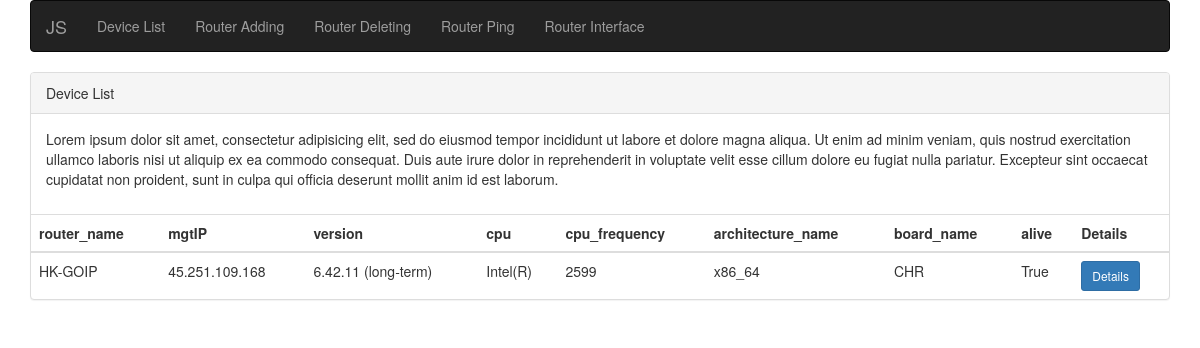
/app_sdwan/devicelist/, run on an earlier commit of the app's database.
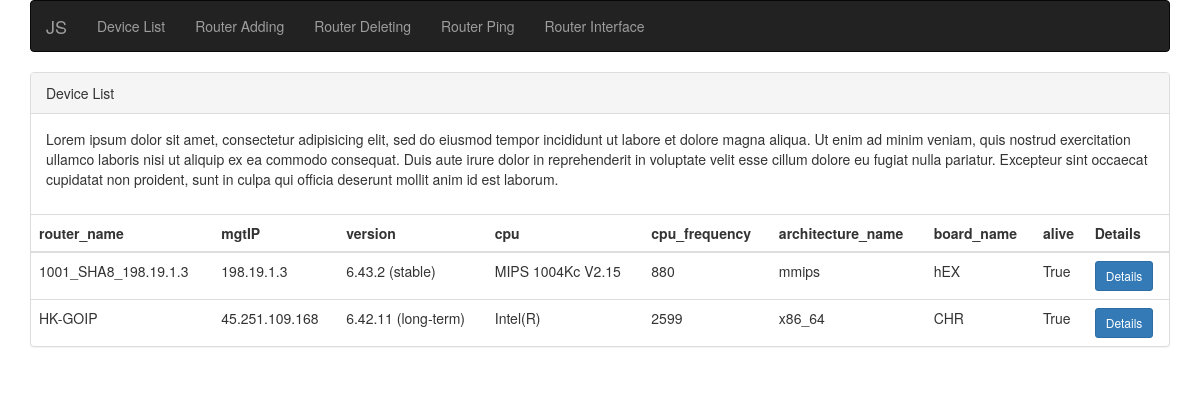
And on a later commit of the database.
### app_sdwan/models.py (models this page shows, shortened)
class ClassModel_Router_Basicinfo(models.Model):
    router_name = models.CharField(max_length = 60,unique=True)
    mgtIP = models.CharField(max_length = 60)
    version = models.CharField(max_length = 60)
    cpu = models.CharField(max_length = 60)
    cpu_frequency = models.CharField(max_length = 60)
    architecture_name = models.CharField(max_length = 60)
    board_name = models.CharField(max_length = 60)
    alive = models.CharField(max_length = 60)

### app_sdwan/views.py (the view)
def devicelist(request):
    devicelist = ClassModel_Router_Basicinfo.objects.order_by('router_name')
    devicelist_dict = {'device_status':devicelist}
    return render(request,'app_sdwan/devicelist.html',devicelist_dict)

### templates/app_sdwan/devicelist.html
<!DOCTYPE html>
{% extends "app_sdwan/base.html" %}
    {% block body_block%}
    <div class="panel panel-default" >
      <div class="panel-heading">Device List</div>
      <div class="panel-body">
        <p>Lorem ipsum dolor sit amet, consectetur adipisicing elit, sed do eiusmod tempor incididunt ut labore et dolore magna aliqua. Ut enim ad minim veniam, quis nostrud exercitation ullamco laboris nisi ut aliquip ex ea commodo consequat. Duis aute irure dolor in reprehenderit in voluptate velit esse cillum dolore eu fugiat nulla pariatur. Excepteur sint occaecat cupidatat non proident, sunt in culpa qui officia deserunt mollit anim id est laborum.</p>
      </div>
      {% if device_status %}
      <table class="table table-hover">
        <thead>
          <th>router_name</th>
          <th>mgtIP</th>
          <th>version</th>
          <th>cpu</th>
          <th>cpu_frequency</th>
          <th>architecture_name</th>
          <th>board_name</th>
          <th>alive</th>
          <th>Details</th>
        </thead>
        {% for ds in device_status %}
        <tr>
          <td>{{ds.router_name}}</td>
          <td>{{ds.mgtIP}}</td>
          <td>{{ds.version}}</td>
          <td>{{ds.cpu}}</td>
          <td>{{ds.cpu_frequency}}</td>
          <td>{{ds.architecture_name}}</td>
          <td>{{ds.board_name}}</td>
          <td>{{ds.alive}}</td>
          <td><a href="{% url 'app_sdwan:routeradding' %}" class="btn btn-primary btn-lg btn-sm" role="button">Details</a></td>
        </tr>
        {% endfor %}
        {% endif %}
      </table>
    </div>
    {% endblock %}

### templates/app_sdwan/base.html (shortened to what this page needs)
<!DOCTYPE html>
<html>
  <head>
    <link rel="stylesheet" href="https://maxcdn.bootstrapcdn.com/bootstrap/3.3.7/css/bootstrap.min.css">
  </head>
  <body>
    <div class="container">
    <nav class="navbar navbar-default navbar-inverse">
      <div class="container-fluid">
        <div class="navbar-header">
          <a class="navbar-brand" href="{% url 'index' %}">JS</a>
        </div>
        <div class="collapse navbar-collapse" id="bs-example-navbar-collapse-1">
          <ul class="nav navbar-nav">
            <li><a href="{% url 'app_sdwan:devicelist' %}">Device List</a></li>
            <li><a class="navbar-link" href="{% url 'app_sdwan:routeradding' %}">Router Adding</a></li>
            <li><a class="navbar-link" href="{% url 'app_sdwan:routerdeleting' %}">Router Deleting</a></li>
            <li><a class="navbar-link" href="{% url 'app_sdwan:routerping' %}">Router Ping</a></li>
            <li><a class="navbar-link" href="{% url 'app_sdwan:routerinterface' %}">Router Interface</a></li>
          </ul>
        </div>
      </div>
    </nav>
    {% block body_block %}{% endblock %}
    </div>
  </body>
</html>

What changed in the data, as far as the page shows it:
added ClassModel_Router_Basicinfo: router_name "1001_SHA8_198.19.1.3", mgtIP "198.19.1.3", version "6.43.2 (stable)", cpu "MIPS 1004Kc V2.15", cpu_frequency "880", architecture_name "mmips", board_name "hEX", alive "True"
